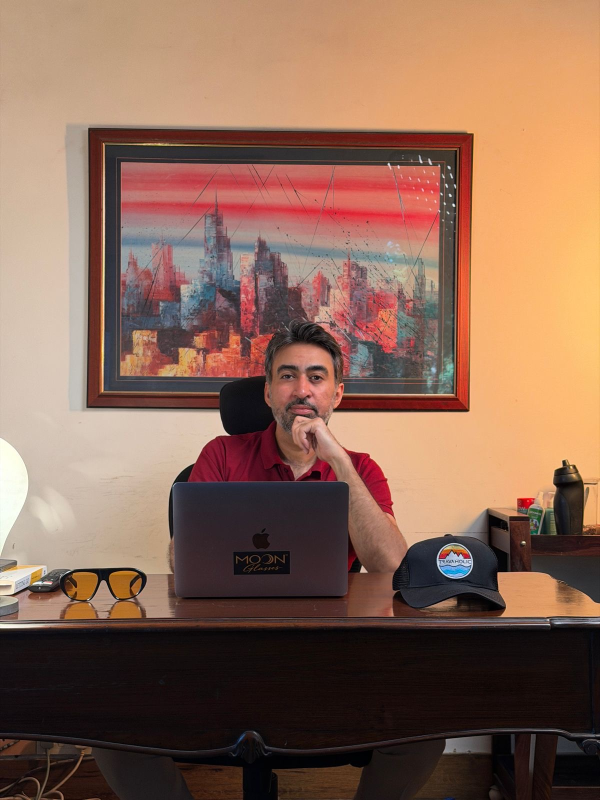
#> input picture case-study/photos/shoot-desk.jpg, 1200 x 1600 px (shown at 1/2 size)
$ python ig-kitchens.py
#> lines starting #> are read from the running program, lines starting #| are printed output that depends on the picture
"""Story-led post images from the 26 Sep shoot (no product claims). 1080x1350."""
import matplotlib.pyplot as plt
from matplotlib.image import imread
from brand import *

def slide(path, out, lines, kicker, sub, top=True):
#> called with path = 'photos/shoot-desk.jpg', out = 'ig-kitchens-1.png', kicker = 'THE REAL WORLD TAUGHT ME', sub = 'Next: 100 brands, one operating system.', top = True
    img = imread(path); h, w = img.shape[:2]; t = 1350 / 1080
#> in slide, img is the input picture: shape (1600, 1200, 3); mean R, G, B 138.5, 103.4, 85.1
#> after `h, w = img.shape[:2]`: h = 1600; w = 1200
    ch = min(h, int(w * t)); cw = int(ch / t); x0 = (w - cw) // 2
#> after `ch = min(h, int(w * t))`: ch = 1500
#> after `cw = int(ch / t)`: cw = 1200
#> after `x0 = (w - cw) // 2`: x0 = 0
    img = img[h - ch:, x0:x0 + cw] if top else img[:ch, x0:x0 + cw]
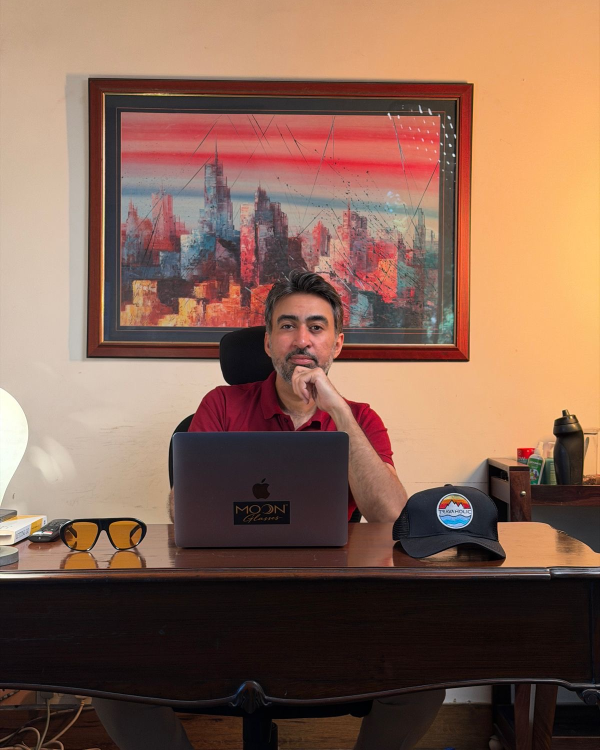
#> img: shape (1500, 1200, 3) (shown at 1/2 size); mean R, G, B 134.4, 100, 83
    fig = plt.figure(figsize=(7.2, 9)); ax = fig.add_axes([0, 0, 1, 1]); ax.imshow(img); ax.axis("off")
    y0 = .73 if top else 0
    fig.add_artist(plt.Rectangle((0, y0), 1, .27, transform=fig.transFigure, color=INK, alpha=.9))
    fig.text(.07, y0 + .225, kicker, color=TERRACOTTA, fontsize=10, weight="bold")
    for i, l in enumerate(lines): fig.text(.07, y0 + .16 - i * .055, l, family=DISPLAY, fontsize=25, color=PAPER)
    fig.text(.07, y0 + .035, sub, family=SERIF, fontsize=15, style="italic", color=TERRACOTTA)
    fig.savefig(out, dpi=150); plt.close(fig)

slide("photos/shoot-desk.jpg", "ig-kitchens-1.png", ["I RAN 120+ KITCHENS", "ACROSS MULTIPLE FOOD BRANDS."], "THE REAL WORLD TAUGHT ME", "Next: 100 brands, one operating system.")
